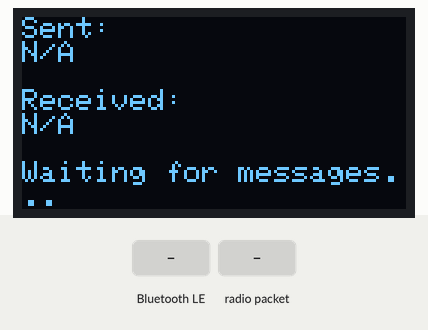
A sketch run on a simulated ESP32. On the bench: 128×64 one-colour display. The test bench sets the inputs (shaded band). No radio packets arrive unless stated; nothing arrives over Bluetooth unless stated; a phone connects over Bluetooth LE 3 s after start; what the sketch prints to the serial monitor is not drawn.

Above: at 1.2 s.
1.3 s: Bluetooth LE write "1" received
At 2.3 s:
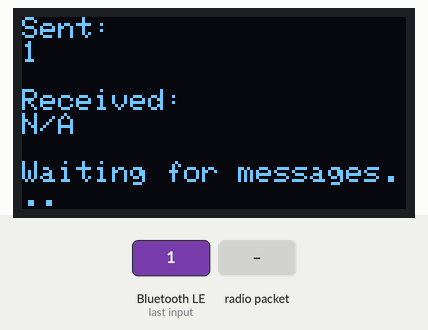
2.9 s: radio packet "1" arrives
At 4.4 s:
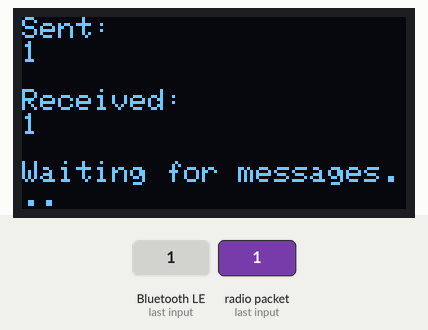
Timing chart, 0 to 5.9 s (numbered marks = the images above; inputs shaded):
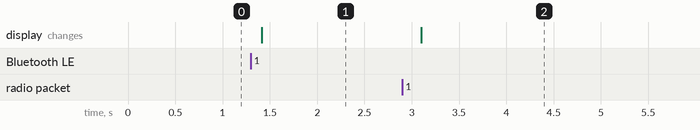

The sketch:

BLELoRasender.ino
```cpp
#include <Wire.h>
#include <Adafruit_GFX.h>
#include <Adafruit_SSD1306.h>
#include <SPI.h>
#include <LoRa.h>
#include <BLEDevice.h>
#include <BLEUtils.h>
#include <BLEServer.h>

// **Declaraciones de funciones**
void sendLoRaMessage(String message);
void updateDisplay();

// **OLED Configuración**
#define SCREEN_WIDTH 128
#define SCREEN_HEIGHT 64
#define OLED_RESET -1
Adafruit_SSD1306 display(SCREEN_WIDTH, SCREEN_HEIGHT, &Wire, OLED_RESET);

// **LoRa Configuración**
#define LORA_SCK 5
#define LORA_MISO 19
#define LORA_MOSI 27
#define LORA_SS 18
#define LORA_RST 14
#define LORA_DI0 26
#define LORA_BAND 915E6

// **BLE Configuración**
#define SERVICE_UUID "6e400001-b5a3-f393-e0a9-e50e24dcca9e"
#define CHARACTERISTIC_UUID "6e400002-b5a3-f393-e0a9-e50e24dcca9e"

bool deviceConnected = false;
String lastSentMessage = "N/A";
String lastReceivedMessage = "N/A";
BLECharacteristic *pTxCharacteristic;

// **Clase para manejar conexión BLE**
class MyServerCallbacks : public BLEServerCallbacks {
    void onConnect(BLEServer* pServer) override {
        deviceConnected = true;
    }
    void onDisconnect(BLEServer* pServer) override {
        deviceConnected = false;
    }
};

// **Clase para manejar recepción de datos BLE**
class MyCallbacks : public BLECharacteristicCallbacks {
    void onWrite(BLECharacteristic *pCharacteristic) override {
        String value = String(pCharacteristic->getValue().c_str());
        if (value.length() > 0) {
            lastSentMessage = value;
            Serial.println("[BLE] Recibido: " + lastSentMessage);

            sendLoRaMessage(lastSentMessage);
            updateDisplay();
        }
    }
};

void setup() {
    Serial.begin(115200);

    // **Inicializar OLED**
    if (!display.begin(SSD1306_SWITCHCAPVCC, 0x3C)) {
        Serial.println("Error al iniciar OLED");
        while (1);
    }
    updateDisplay();

    // **Inicializar LoRa**
    SPI.begin(LORA_SCK, LORA_MISO, LORA_MOSI, LORA_SS);
    LoRa.setPins(LORA_SS, LORA_RST, LORA_DI0);
    if (!LoRa.begin(LORA_BAND)) {
        Serial.println("Error al iniciar LoRa");
        while (1);
    }
    Serial.println("LoRa listo!");

    // **Inicializar BLE**
    BLEDevice::init("ESP32_LoRa_BLE");
    BLEServer *pServer = BLEDevice::createServer();
    pServer->setCallbacks(new MyServerCallbacks());

    BLEService *pService = pServer->createService(SERVICE_UUID);

    BLECharacteristic *pRxCharacteristic = pService->createCharacteristic(
        CHARACTERISTIC_UUID,
        BLECharacteristic::PROPERTY_WRITE
    );
    pRxCharacteristic->setCallbacks(new MyCallbacks());

    pTxCharacteristic = pService->createCharacteristic(
        BLEUUID(CHARACTERISTIC_UUID),
        BLECharacteristic::PROPERTY_NOTIFY
    );

    pService->start();
    BLEAdvertising *pAdvertising = BLEDevice::getAdvertising();
    pAdvertising->addServiceUUID(SERVICE_UUID);
    BLEDevice::startAdvertising();
    Serial.println("BLE listo!");
}

void loop() {
    // **Recibir mensaje LoRa**
    int packetSize = LoRa.parsePacket();
    if (packetSize) {
        lastReceivedMessage = "";
        while (LoRa.available()) {
            lastReceivedMessage += (char)LoRa.read();
        }
        Serial.println("[LoRa] Recibido: " + lastReceivedMessage);

        // Actualizar OLED
        updateDisplay();

        // Enviar por BLE si está conectado
        if (deviceConnected) {
            pTxCharacteristic->setValue(lastReceivedMessage.c_str());
            pTxCharacteristic->notify();
            Serial.println("[BLE] Enviado LoRa → BLE");
        }
    } else {
        Serial.println("[LoRa] Esperando mensaje...");
    }

    delay(1000);
}

void sendLoRaMessage(String message) {
    LoRa.beginPacket();
    LoRa.print(message);
    LoRa.endPacket();
    Serial.println("[LoRa] Enviado: " + message);
}

void updateDisplay() {
    display.clearDisplay();
    display.setCursor(0, 0);
    display.setTextSize(1);
    display.setTextColor(SSD1306_WHITE);

    display.println("Sent:");
    display.println(lastSentMessage);

    display.println("\nReceived:");
    display.println(lastReceivedMessage);

    display.println("\nWaiting for messages...");

    display.display();
}
```

Measured:
- after the input at 1.3 s, the display: changes after 0.11 s (image 1)
- after the input at 2.9 s, the display: changes after 0.20 s (image 2)
